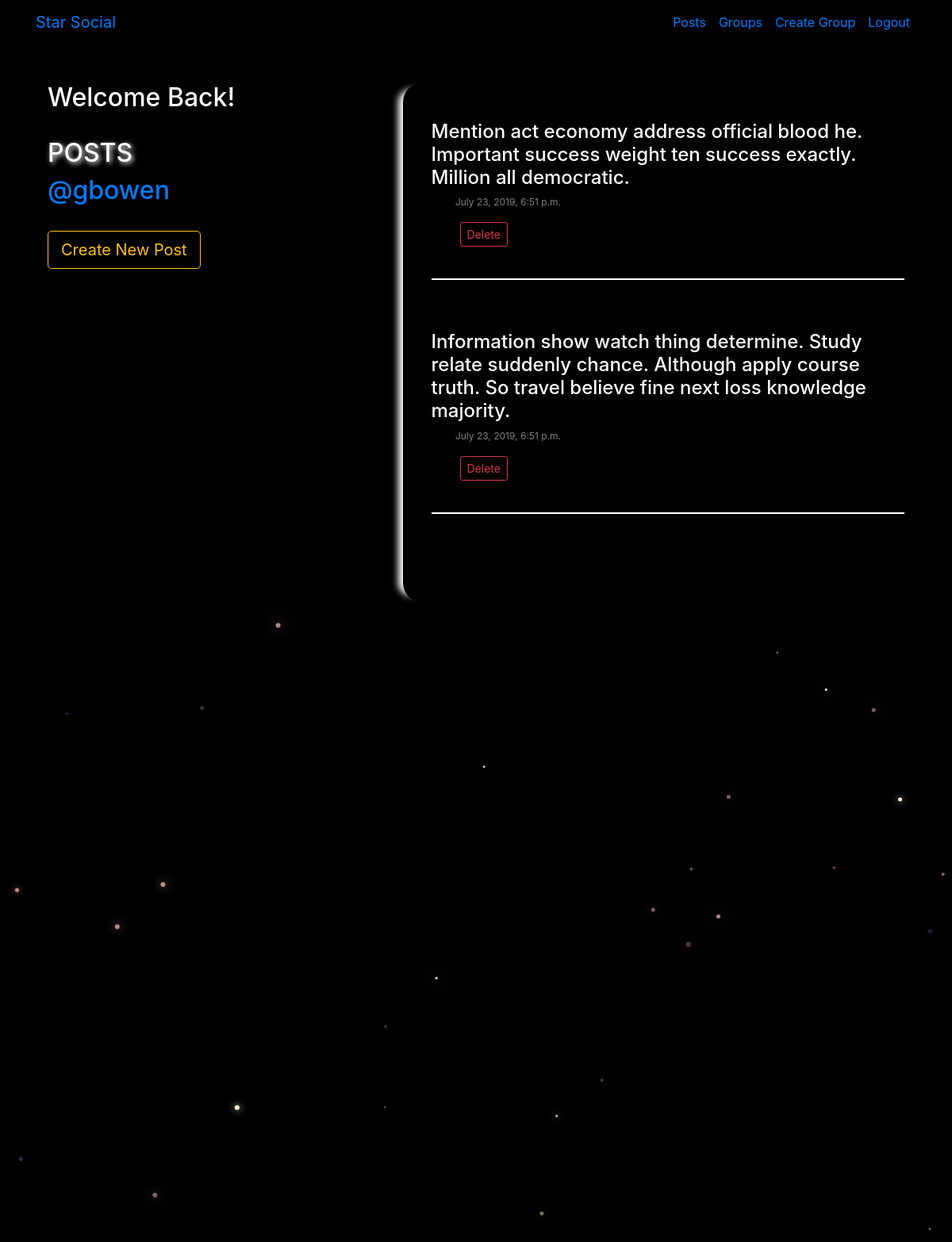
The app's page /posts/ (signed in) with its own data.
### posts/models.py (models this page shows, shortened)
class Post(models.Model):
    publisher = models.ForeignKey(User, on_delete=models.CASCADE, related_name='postPublisher')
    group = models.ForeignKey(Group, on_delete=models.SET_NULL, null=True, blank=True, related_name='groupPost')
    message = models.TextField()
    message_html = models.TextField()
    createdAt = models.DateTimeField(auto_now=True)
    class Meta:
        ordering = ['-createdAt']

### posts/views.py (the view)
# urls.py: path('', views.listPost.as_view(), name='listPosts'),
class listPost(LoginRequiredMixin, generic.ListView):
    model = Post
    template_name = 'posts/list_post.html'
    def get_context_data(self, **kwargs):
        content = super().get_context_data(**kwargs)
        content['object_list'] = content['object_list'].filter(publisher=self.request.user)
        return content

### posts/templates/posts/list_post.html
<!DOCTYPE html>
{% extends 'posts/list_base.html' %}
  {% block list_desc %}
    {% if userProfileName %}
      <br>
      <h2 class="glow-head">POSTS</h2>
      <h3><a href="#">@{{ userProfileName }}</a></h3>
    {% else %}
    <h2>Welcome Back!
      <br>
    </h2>
    <br>
    <h2 class="glow-head">POSTS</h2>
    <h2><a href="#">@{{ user.username }}</a></h2>
    <br>
    <a href="{% url 'posts:createPost' %}" class="btn btn-lg btn-outline-warning">Create New Post</a>
    {% endif %}
  {% endblock %}
  {% block list_content %}
    {% if object_list.count == 0 %}
      <h3>No Posts Yet!!!</h3>
    {% else %}
      <div class="row">
      {% for post in object_list %}
          <div class="col-lg-12">
            <h4>{{ post.message }}</h4>
            <p class="date">
              &nbsp&nbsp&nbsp&nbsp&nbsp&nbsp&nbsp&nbsp {{ post.createdAt }}</p>
            {% if not userProfileName %}
              &nbsp&nbsp&nbsp&nbsp&nbsp&nbsp&nbsp <a class="btn btn-sm btn-outline-danger" href="{% url 'posts:deletePost' pk=post.pk %}">Delete</a>
            {% endif %}
            <br><br>
            <hr>
            <br><br>
          </div>
      {% endfor %}
    {% endif %}
    </div>
  {% endblock %}

### static/socialClone/css/master.css (style rules this page uses)
body { margin: 0; background-color: black; color:white; }
.glow-head { text-shadow: 2px 2px 6px #FFffff; }
hr { border: 1px groove white; }
.date { font-size: 12px; color: grey; }

### records on screen
Post: message "Mention act economy address official blood he. Important success weight ten success exactly. Million all democratic.", createdAt "July 23, 2019, 6:51 p.m."
Post: message "Information show watch thing determine. Study relate suddenly chance. Although apply course truth. So travel believe fine next loss knowledge majority.", createdAt "July 23, 2019, 6:51 p.m."

### other values on screen
{{ user.username }} "gbowen"
